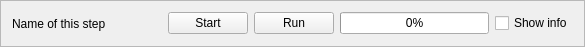
<?xml version="1.0" encoding="UTF-8"?>
<ui version="4.0">
 <class>Frame</class>
 <widget class="QFrame" name="Frame">
  <property name="geometry">
   <rect>
    <x>0</x>
    <y>0</y>
    <width>585</width>
    <height>47</height>
   </rect>
  </property>
  <property name="sizePolicy">
   <sizepolicy hsizetype="MinimumExpanding" vsizetype="Fixed">
    <horstretch>0</horstretch>
    <verstretch>0</verstretch>
   </sizepolicy>
  </property>
  <property name="windowTitle">
   <string>Frame</string>
  </property>
  <property name="frameShape">
   <enum>QFrame::StyledPanel</enum>
  </property>
  <property name="frameShadow">
   <enum>QFrame::Raised</enum>
  </property>
  <layout class="QHBoxLayout" name="horizontalLayout">
   <item>
    <widget class="QLabel" name="step_name_label">
     <property name="sizePolicy">
      <sizepolicy hsizetype="MinimumExpanding" vsizetype="Minimum">
       <horstretch>0</horstretch>
       <verstretch>0</verstretch>
      </sizepolicy>
     </property>
     <property name="text">
      <string>Name of this step</string>
     </property>
    </widget>
   </item>
   <item>
    <widget class="QPushButton" name="btn_start">
     <property name="text">
      <string>Start</string>
     </property>
    </widget>
   </item>
   <item>
    <widget class="QPushButton" name="btn_run">
     <property name="text">
      <string>Run</string>
     </property>
    </widget>
   </item>
   <item>
    <widget class="QProgressBar" name="progressBar">
     <property name="sizePolicy">
      <sizepolicy hsizetype="Expanding" vsizetype="Fixed">
       <horstretch>0</horstretch>
       <verstretch>0</verstretch>
      </sizepolicy>
     </property>
     <property name="value">
      <number>0</number>
     </property>
    </widget>
   </item>
   <item>
    <widget class="QCheckBox" name="show_checkBox">
     <property name="text">
      <string>Show info</string>
     </property>
    </widget>
   </item>
  </layout>
 </widget>
 <resources/>
 <connections/>
</ui>
